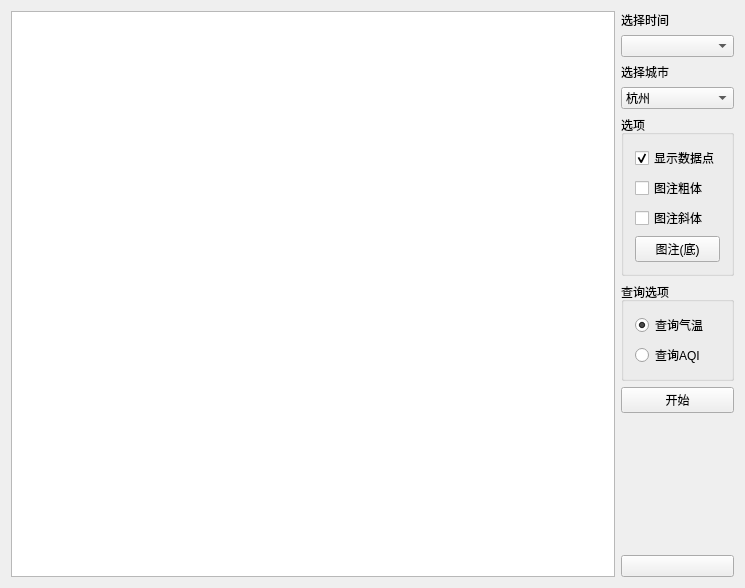
<?xml version="1.0" encoding="UTF-8"?>
<ui version="4.0">
 <class>mainWidget</class>
 <widget class="QWidget" name="mainWidget">
  <property name="geometry">
   <rect>
    <x>0</x>
    <y>0</y>
    <width>745</width>
    <height>588</height>
   </rect>
  </property>
  <property name="windowTitle">
   <string>实验三 网络数据获取与显示</string>
  </property>
  <property name="autoFillBackground">
   <bool>false</bool>
  </property>
  <layout class="QHBoxLayout" name="horizontalLayout">
   <item>
    <widget class="QtCharts::QChartView" name="chartview"/>
   </item>
   <item>
    <layout class="QVBoxLayout" name="verticalLayout">
     <item>
      <widget class="QLabel" name="label">
       <property name="text">
        <string>选择时间</string>
       </property>
      </widget>
     </item>
     <item>
      <widget class="QComboBox" name="comboMonth"/>
     </item>
     <item>
      <widget class="QLabel" name="label_2">
       <property name="text">
        <string>选择城市</string>
       </property>
      </widget>
     </item>
     <item>
      <widget class="QComboBox" name="comboLocation">
       <property name="currentIndex">
        <number>0</number>
       </property>
       <item>
        <property name="text">
         <string>杭州</string>
        </property>
       </item>
       <item>
        <property name="text">
         <string>扬州</string>
        </property>
       </item>
       <item>
        <property name="text">
         <string>南京</string>
        </property>
       </item>
       <item>
        <property name="text">
         <string>上海</string>
        </property>
       </item>
       <item>
        <property name="text">
         <string>深圳</string>
        </property>
       </item>
       <item>
        <property name="text">
         <string>北京</string>
        </property>
       </item>
      </widget>
     </item>
     <item>
      <widget class="QGroupBox" name="groupBox">
       <property name="title">
        <string>选项</string>
       </property>
       <layout class="QVBoxLayout" name="verticalLayout_2">
        <item>
         <widget class="QCheckBox" name="cbShowPoint">
          <property name="text">
           <string>显示数据点</string>
          </property>
          <property name="checked">
           <bool>true</bool>
          </property>
         </widget>
        </item>
        <item>
         <widget class="QCheckBox" name="cbLegendBold">
          <property name="text">
           <string>图注粗体</string>
          </property>
         </widget>
        </item>
        <item>
         <widget class="QCheckBox" name="cbLegendItalic">
          <property name="text">
           <string>图注斜体</string>
          </property>
         </widget>
        </item>
        <item>
         <widget class="QPushButton" name="btnLegendAlign">
          <property name="text">
           <string>图注(底)</string>
          </property>
         </widget>
        </item>
       </layout>
      </widget>
     </item>
     <item>
      <widget class="QGroupBox" name="groupBox_2">
       <property name="title">
        <string>查询选项</string>
       </property>
       <layout class="QVBoxLayout" name="verticalLayout_4">
        <item>
         <layout class="QVBoxLayout" name="verticalLayout_3">
          <item>
           <widget class="QRadioButton" name="radioButton">
            <property name="toolTipDuration">
             <number>-1</number>
            </property>
            <property name="text">
             <string>查询气温</string>
            </property>
            <property name="checked">
             <bool>true</bool>
            </property>
            <property name="autoRepeat">
             <bool>false</bool>
            </property>
           </widget>
          </item>
          <item>
           <widget class="QRadioButton" name="radioButton_2">
            <property name="text">
             <string>查询AQI</string>
            </property>
           </widget>
          </item>
         </layout>
        </item>
       </layout>
      </widget>
     </item>
     <item>
      <widget class="QPushButton" name="btnStart">
       <property name="sizePolicy">
        <sizepolicy hsizetype="Preferred" vsizetype="Fixed">
         <horstretch>0</horstretch>
         <verstretch>0</verstretch>
        </sizepolicy>
       </property>
       <property name="text">
        <string>开始</string>
       </property>
      </widget>
     </item>
     <item>
      <spacer name="verticalSpacer">
       <property name="orientation">
        <enum>Qt::Vertical</enum>
       </property>
       <property name="sizeHint" stdset="0">
        <size>
         <width>20</width>
         <height>40</height>
        </size>
       </property>
      </spacer>
     </item>
     <item>
      <widget class="QPushButton" name="status">
       <property name="autoFillBackground">
        <bool>false</bool>
       </property>
       <property name="text">
        <string/>
       </property>
      </widget>
     </item>
    </layout>
   </item>
  </layout>
 </widget>
 <layoutdefault spacing="6" margin="11"/>
 <customwidgets>
  <customwidget>
   <class>QtCharts::QChartView</class>
   <extends>QGraphicsView</extends>
   <header location="global">QtCharts/QChartView&gt;
#include &lt;QtCharts/chartsnamespace.h</header>
  </customwidget>
 </customwidgets>
 <resources/>
 <connections/>
</ui>
